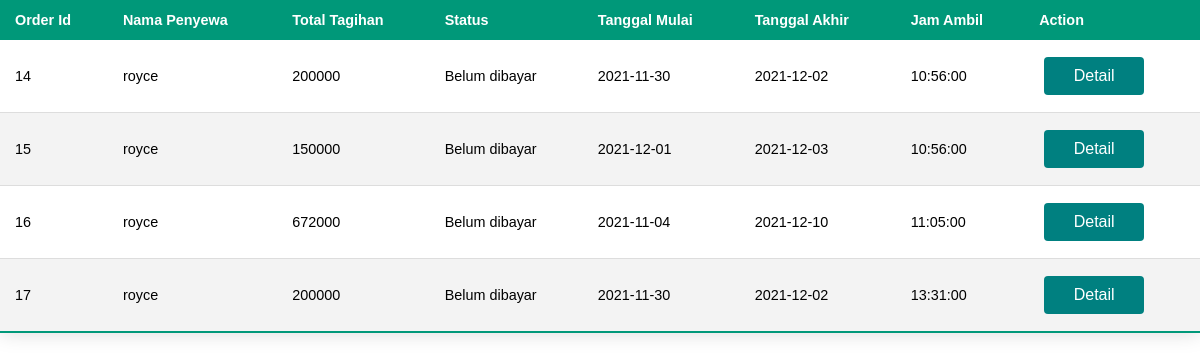
Page /user-transaction.php (signed in) on the earlier database version.
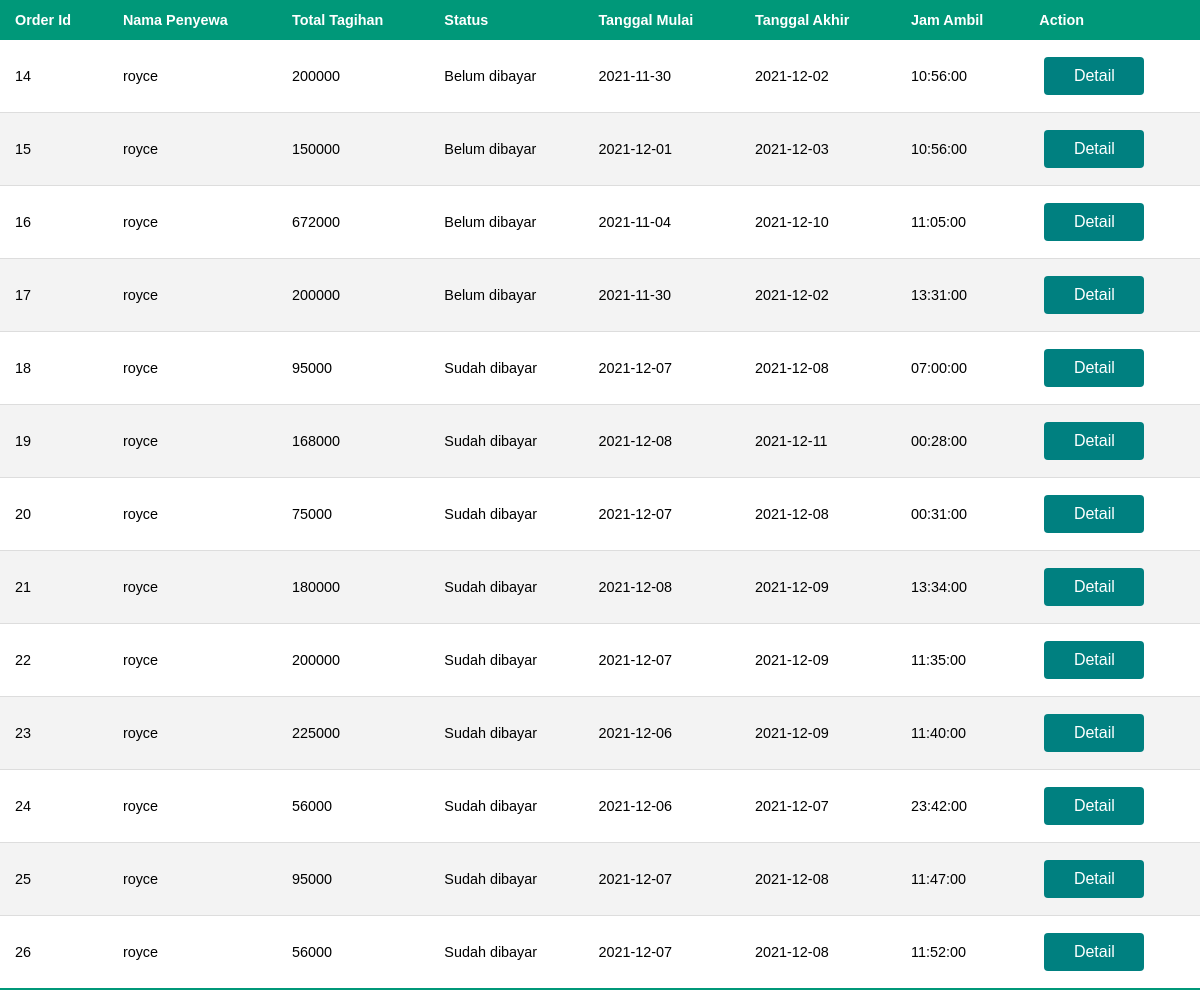
Same page on the later database version.
### tables this page shows
CREATE TABLE `header_pesanan` (
  `order_id` int(20) NOT NULL,
  `penyewa_id` int(20) NOT NULL,
  `total_tagihan` int(100) NOT NULL,
  `status` varchar(20) NOT NULL,
  `tanggal_mulai` date NOT NULL,
  `tanggal_akhir` date NOT NULL,
  `jam_ambil` time NOT NULL
);

### user-transaction.php (the view, shortened to what this page needs)
<?php
    require_once("connection.php");
    $userid_trans = $_SESSION['id'];
    $stmt = $pdo -> prepare("SELECT * FROM HEADER_PESANAN where penyewa_id like :id");
    $stmt->BindParam(":id",$userid_trans);
    $stmt->execute();
?>
<!DOCTYPE html>
<html lang="en">
<head>
    <link rel="stylesheet" href="user-transaction.css">
</head>
<body>
    <table class="styleTable">
        <thead>
            <th>Order Id</th>
            <th>Nama Penyewa</th>
            <th>Total Tagihan</th>
            <th>Status</th>
            <th>Tanggal Mulai</th>
            <th>Tanggal Akhir</th>
            <th>Jam Ambil</th>
            <th>Action</th>
        </thead>
        <tbody>
            <?php
                if($stmt->rowCount()<1){
                    echo "<script> alert('Tidak pernah melakukan Transaksi') </script>";
                }else{
                    while($t=$stmt->fetch()){
                        ?>
                        <tr>
                            <form action="user-transaction.php" method="POST">
                                <td>
                                    <?= $t['order_id']?>
                                </td>
                            </form>
                            <td><?=$_SESSION['userLogin']?></td>
                            <td><?= $t['total_tagihan']?></td>
                            <td><?= $t['status']?></td>
                            <td><?= $t['tanggal_mulai']?></td>
                            <td><?= $t['tanggal_akhir']?></td>
                            <td><?= $t['jam_ambil']?></td>
                            <td>
                                <a href="user-transaction.php?action=detail&id=<?= $t['order_id'] ?>">
                                         <button class="detail-button"><span> Detail </span></button>
                                </a>
                            </td>
                        </tr>
                    <?php
                    }
                }
            ?>
        </tbody>
    </table>
</body>
</html>

Differences in the rows shown:
added header_pesanan: order_id "18", total_tagihan "95000", status "Sudah dibayar", tanggal_mulai "2021-12-07", tanggal_akhir "2021-12-08", jam_ambil "07:00:00"
added header_pesanan: order_id "19", total_tagihan "168000", status "Sudah dibayar", tanggal_mulai "2021-12-08", tanggal_akhir "2021-12-11", jam_ambil "00:28:00"
added header_pesanan: order_id "20", total_tagihan "75000", status "Sudah dibayar", tanggal_mulai "2021-12-07", tanggal_akhir "2021-12-08", jam_ambil "00:31:00"
added header_pesanan: order_id "21", total_tagihan "180000", status "Sudah dibayar", tanggal_mulai "2021-12-08", tanggal_akhir "2021-12-09", jam_ambil "13:34:00"
added header_pesanan: order_id "22", total_tagihan "200000", status "Sudah dibayar", tanggal_mulai "2021-12-07", tanggal_akhir "2021-12-09", jam_ambil "11:35:00"
added header_pesanan: order_id "23", total_tagihan "225000", status "Sudah dibayar", tanggal_mulai "2021-12-06", tanggal_akhir "2021-12-09", jam_ambil "11:40:00"
added header_pesanan: order_id "24", total_tagihan "56000", status "Sudah dibayar", tanggal_mulai "2021-12-06", tanggal_akhir "2021-12-07", jam_ambil "23:42:00"
added header_pesanan: order_id "25", total_tagihan "95000", status "Sudah dibayar", tanggal_mulai "2021-12-07", tanggal_akhir "2021-12-08", jam_ambil "11:47:00"
added header_pesanan: order_id "26", total_tagihan "56000", status "Sudah dibayar", tanggal_mulai "2021-12-07", tanggal_akhir "2021-12-08", jam_ambil "11:52:00"
